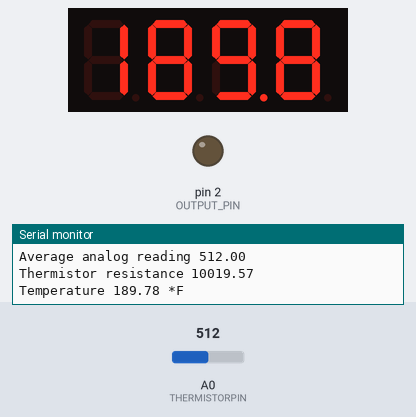
A sketch run on a simulated Arduino Uno, built with avr-gcc and run on an emulated ATmega328P. Shown: 4-digit seven-segment display, output pins drawn as LEDs (lit = HIGH), the last lines printed to the serial monitor. The inputs (shaded band) are chosen by the test bench; at power-on: A0 (THERMISTORPIN) = 512.

Above: at 1.2 s.
1.3 s: A0 (THERMISTORPIN) set to 761
At 3.4 s:
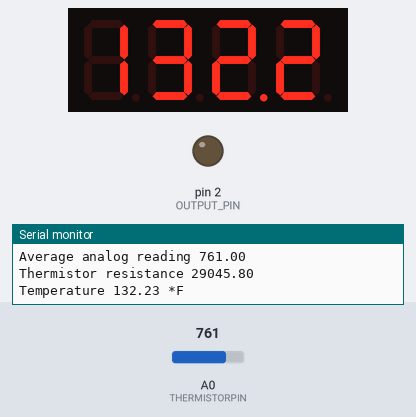
3.7 s: A0 (THERMISTORPIN) set to 785
At 5.5 s:
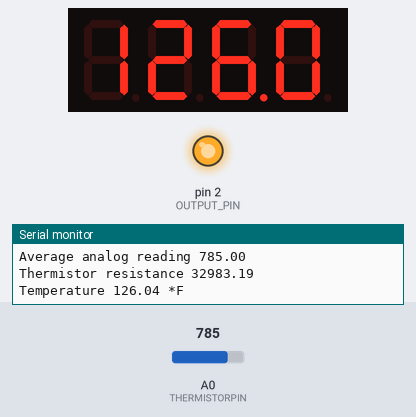
5.8 s: A0 (THERMISTORPIN) set to 1006
At 6.9 s:
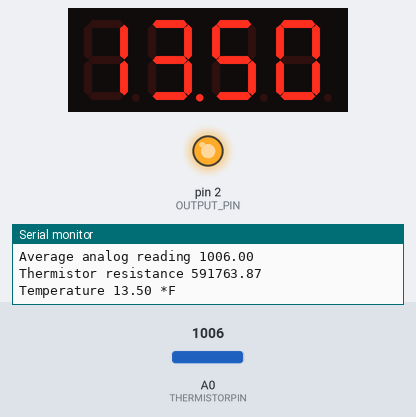
8.0 s: A0 (THERMISTORPIN) set to 1013
At 9.3 s:
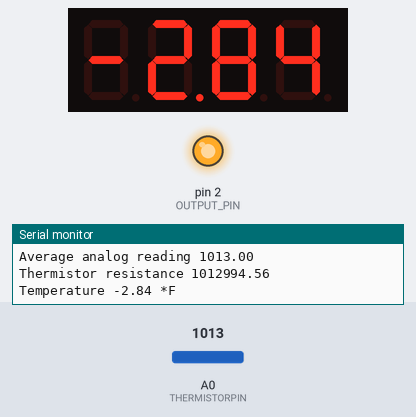
Timing chart, 0 to 11.0 s (numbered marks = the images above; inputs shaded):
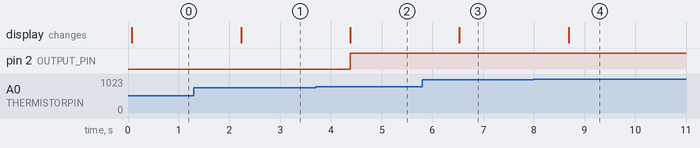

Measured:
- the behaviour switches between 773 and 774 on A0 (THERMISTORPIN) (found by bisection; images 1 and 2)
- the behaviour switches between 1012 and 1013 on A0 (THERMISTORPIN) (found by bisection; images 3 and 4)
- after the input at 1.3 s, the display: changes after 0.93 s (image 1)
- after the input at 3.7 s, pin 2 (OUTPUT_PIN): LOW → HIGH after 0.68 s; the display: changes after 0.68 s (image 2)
- after the input at 5.8 s, the display: changes after 0.73 s (image 3)
- after the input at 8.0 s, the display: changes after 0.69 s (image 4)

The sketch:

Folder.ino
```cpp
#include <AutoPID.h>
#include <Wire.h> // Enable this line if using Arduino Uno, Mega, etc.
#include <Adafruit_GFX.h>
#include "Adafruit_LEDBackpack.h"

// which analog pin to connect
#define THERMISTORPIN A0
// resistance at 25 degrees C
#define THERMISTORNOMINAL 100000
// temp. for nominal resistance (almost always 25 C)
#define TEMPERATURENOMINAL 25
// how many samples to take and average, more takes longer
// but is more 'smooth'
#define NUMSAMPLES 5
// The beta coefficient of the thermistor (usually 3000-4000)
#define BCOEFFICIENT 3950
// the value of the 'other' resistor
#define SERIESRESISTOR 10000

//pid settings and gains
#define WINDOWSIZE 1000
#define KP .12
#define KI .0003
#define KD 0

#define OUTPUT_PIN 2

double temperature;
double setPoint = 130.0;
bool outputVal;

//input/output variables passed by reference, so they are updated automatically
AutoPIDRelay myPID(&temperature, &setPoint, &outputVal, WINDOWSIZE, KP, KI, KD);

Adafruit_7segment matrix = Adafruit_7segment();

int samples[NUMSAMPLES];

void setup(void) {
  Serial.begin(9600);
  analogReference(EXTERNAL);
  pinMode(OUTPUT_PIN, OUTPUT);
  digitalWrite(OUTPUT_PIN, LOW);

  //if temperature is more than 4 degrees below or above setpoint, OUTPUT will be set to min or max respectively
  myPID.setBangBang(1);
  //set PID update interval to 4000ms
  myPID.setTimeStep(1000);

  matrix.begin(0x70);
}

void loop(void) {
  uint8_t i;
  float average;

  // take N samples in a row, with a slight delay
  for (i = 0; i < NUMSAMPLES; i++) {
    samples[i] = analogRead(THERMISTORPIN);
    delay(10);
  }

  // average all the samples out
  average = 0;
  for (i = 0; i < NUMSAMPLES; i++) {
    average += samples[i];
  }
  average /= NUMSAMPLES;

  Serial.print("Average analog reading ");
  Serial.println(average);

  // convert the value to resistance
  average = 1023 / average - 1;
  average = SERIESRESISTOR / average;
  Serial.print("Thermistor resistance ");
  Serial.println(average);

  float steinhart;
  steinhart = average / THERMISTORNOMINAL;     // (R/Ro)
  steinhart = log(steinhart);                  // ln(R/Ro)
  steinhart /= BCOEFFICIENT;                   // 1/B * ln(R/Ro)
  steinhart += 1.0 / (TEMPERATURENOMINAL + 273.15); // + (1/To)
  steinhart = 1.0 / steinhart;                 // Invert
  steinhart -= 273.15;                         // convert to C

  temperature = steinhart * 1.8 + 32;
  Serial.print("Temperature ");
  Serial.print(temperature);
  Serial.println(" *F");
  matrix.print(temperature);
  matrix.writeDisplay();

  myPID.run();
  digitalWrite(OUTPUT_PIN, outputVal);

  delay(1000);
}
```
